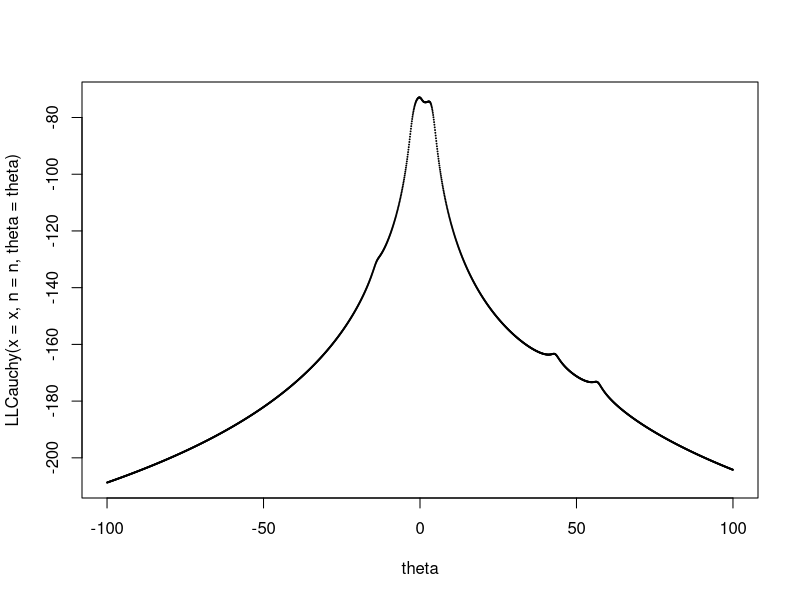
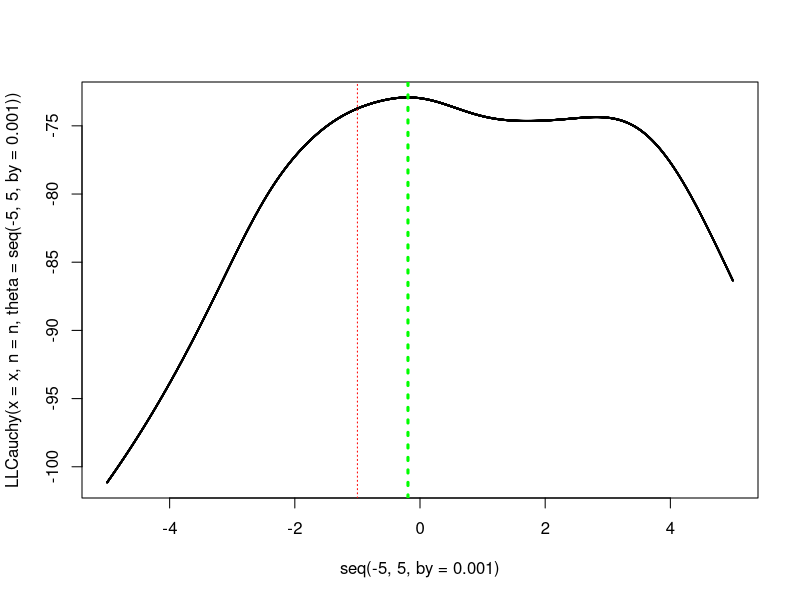
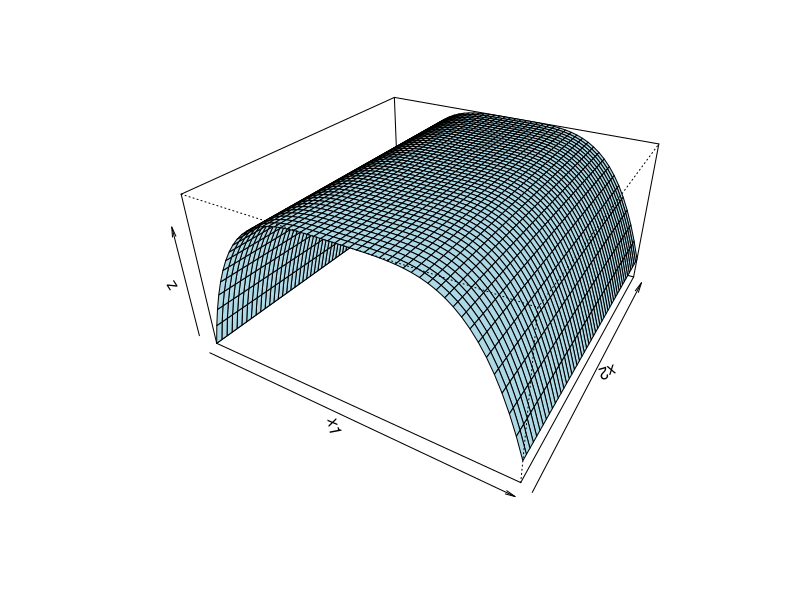

Source code (R) for these figures, in order: (Note: this script raises an error after producing the figures.)
## ---- chunk 1
x<-matrix(c(1.77, -0.23, 2.76, 3.80, 3.47, 56.75, -1.34, 4.24, -2.44, 3.29, 
            3.71, -2.40, 4.53, -0.07, -1.05, -13.87, -2.53, -1.75, 0.27, 
            43.21),ncol=1)
n <- dim(x)[1]
LLCauchy <- function(theta,x=x, n=n) {
  y <- c(rep(0,times=length(theta)))
  for (i in 1:length(theta))
  y[i] = -n*log(pi) - sum(log(1 + (x-theta[i])^2))
  y
}
theta <- seq(-100,100, by=.1)
plot(theta, LLCauchy(x = x, n = n, theta = theta), cex = .05)
## ---- chunk 2
#redefine function as the negative log likelihood, given x and n as above
llCauchy = function(theta) {
  n*log(pi) + sum(log(1 + (x-theta)^2))
}
#Run with 3 sets of lower and upper bounds
list <- matrix(c(-1,1,-2,-1,-3,3),ncol=2,byrow=TRUE)
est <- matrix(c(rep(0,times=3)),ncol = 1)
for (i in 1:3) {
  est[i,1] <- (optimize(llCauchy, lower = list[i,1], upper = list[i,2]))$minimum
}

plot(x = seq(-5,5,by=.001), 
     y = LLCauchy(x = x, n = n, theta = seq(-5,5,by=.001)), 
     cex = .05)
abline(v = est[1,1], col = "green",lty = 3, lwd = 3)
abline(v = est[2,1],col = "red",lty = 3, lwd = 1)
## ---- chunk 3
#Target function
f <- function(x1,x2) {-(x1 - 2)^4 - (x1 - 2*x2)^2}
#Graphs (to identify logical starting points visually)
x1 <- seq(-100, 100, length= 50)
x2 <- x1
z <- outer(x1, x2, f)
z[is.na(z)] <- 1
op <- par(bg = "white")
persp(x1, x2, z,theta = 30, phi = 30, expand = 0.5, col = "lightblue")
## ---- chunk 4
zfx1 <- outer(x1,x2,fx1)
zfx2 <- outer(x1,x2,fx2)
contour(x1,x2,zfx1,level=0)
contour(x1,x2,zfx2,level=0, add=T, col="red")
x1 <- seq(-2,2,len=400)
x2 <- seq(-2,2,len=400)
z<- outer(x1,x2,f)
contour(x1,x2,z,add=T)
## ---- chunk 5
#Optim solution
fbb <- function(x) -(x[1] - 2)^4 - (x[1] - 2*x[2])^2
# starting values must be a vector now
optim(c(0,3), fbb, control=list(fnscale=-1))$par
## ---- chunk 6
# METHOD: Gradient descent
#Gradient function from the definition of the derivative
fx1 <- function(x1,x2,h=0.001) (f(x1+h,x2)-f(x1,x2))/h
fx2 <- function(x1,x2,h=0.001) (f(x1,x2+h)-f(x1,x2))/h
f.gradient = function(x1,x2) {c(fx1(x1,x2),fx2(x1,x2))}
n = 1000000
alpha = 0.0001
#Search:
M = matrix(0, n, 2)
M[1,1] = 0
M[1,2] = 3

for (i in 2:n)
{
  M[i,] = M[i-1,] + alpha*f.gradient(M[i-1,1],M[i-1,2])
}

eval = numeric()
for (i in 1:n) eval[i] = f(M[i,1], M[i,2])
tail(cbind(eval,M))

#Gradient function derived analytically using the chain rule
f_gradient = function(x1, x2) {c((-4*(x1-2)^3)-2*(x1-2*x2), 8*(x1-2*x2))}
n = 1000000
alpha = 0.0001

#Search:
m = matrix(0, n, 2)
# Initial values
m[1,1] = 0
m[1,2] = 3

for (i in 2:n)
{
  m[i,] = m[i-1,] + alpha*f_gradient(m[i-1,1],m[i-1,2])
}

fval = numeric()
for (i in 1:n) fval[i] = f(m[i,1], m[i,2])
tail(cbind(fval,m))
